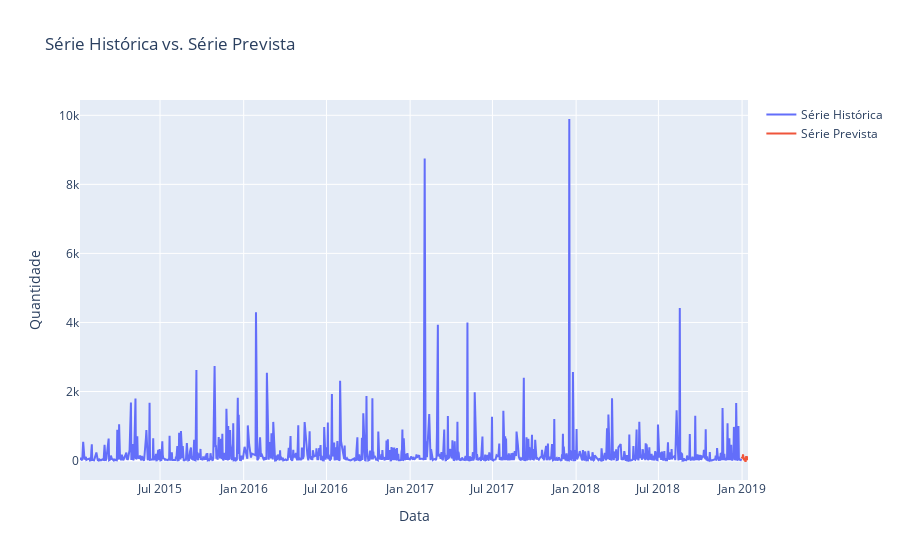

Notebook source saved alongside this figure:
### Code cell
import plotly.graph_objects as go
import pandas as pd
from prophet import Prophet

# Renomear as colunas de acordo com o formato esperado pelo Prophet
df_filtrado_prophet = df_filtrado[['Data', 'Preço']].copy()
df_filtrado_prophet.columns = ['ds', 'y']

# Verificar e remover datas duplicadas na série histórica
df_filtrado_prophet = df_filtrado_prophet[~df_filtrado_prophet.duplicated(subset='ds')]

# Inicializar o modelo Prophet
model_prophet = Prophet()

# Ajustar o modelo aos dados históricos
model_prophet.fit(df_filtrado_prophet)

# Criar um DataFrame com as datas dos próximos 15 dias para a previsão
future_dates = model_prophet.make_future_dataframe(periods=15)

# Fazer a previsão para os próximos 15 dias
forecast = model_prophet.predict(future_dates)

# Filtrar a previsão a partir da última data da série histórica
forecast_from_last_date = forecast[forecast['ds'] > df_filtrado_prophet['ds'].iloc[-1]]

# Criar um gráfico de linha com Plotly
fig = go.Figure()

# Adicionar a série histórica
fig.add_trace(go.Scatter(x=df_filtrado_prophet['ds'], y=df_filtrado_prophet['y'], mode='lines', name='Série Histórica'))

# Adicionar a série prevista a partir da última data da série histórica
fig.add_trace(go.Scatter(x=forecast_from_last_date['ds'], y=forecast_from_last_date['yhat'], mode='lines', name='Série Prevista'))

# Adicionar layout e título
fig.update_layout(title='Série Histórica vs. Série Prevista', xaxis_title='Data', yaxis_title='Quantidade')

# Mostrar o gráfico
fig.show()

### Figure 1 — Plotly figure (JSON) as saved in the notebook; plotly's stock layout.template omitted (floating-point values rounded to 4 significant figures; data arrays with more than 128 entries replaced by an {"elided": "..."} marker saying what was removed)
{"data": [{"mode": "lines", "name": "Série Histórica", "type": "scatter", "x": {"elided": "1034 str values"}, "y": {"elided": "1034 float values"}}, {"mode": "lines", "name": "Série Prevista", "type": "scatter", "x": ["2018-12-31T00:00:00", "2019-01-01T00:00:00", "2019-01-02T00:00:00", "2019-01-03T00:00:00", "2019-01-04T00:00:00", "2019-01-05T00:00:00", "2019-01-06T00:00:00", "2019-01-07T00:00:00", "2019-01-08T00:00:00", "2019-01-09T00:00:00", "2019-01-10T00:00:00", "2019-01-11T00:00:00", "2019-01-12T00:00:00", "2019-01-13T00:00:00", "2019-01-14T00:00:00"], "y": [110.7, 88.53, 63.31, 176.5, 74.25, 8.283, 84.24, -10.99, -11.48, -12.64, 126.5, 51.46, 13.49, 117.7, 50.22]}], "layout": {"title": {"text": "Série Histórica vs. Série Prevista"}, "xaxis": {"title": {"text": "Data"}}, "yaxis": {"title": {"text": "Quantidade"}}}}
